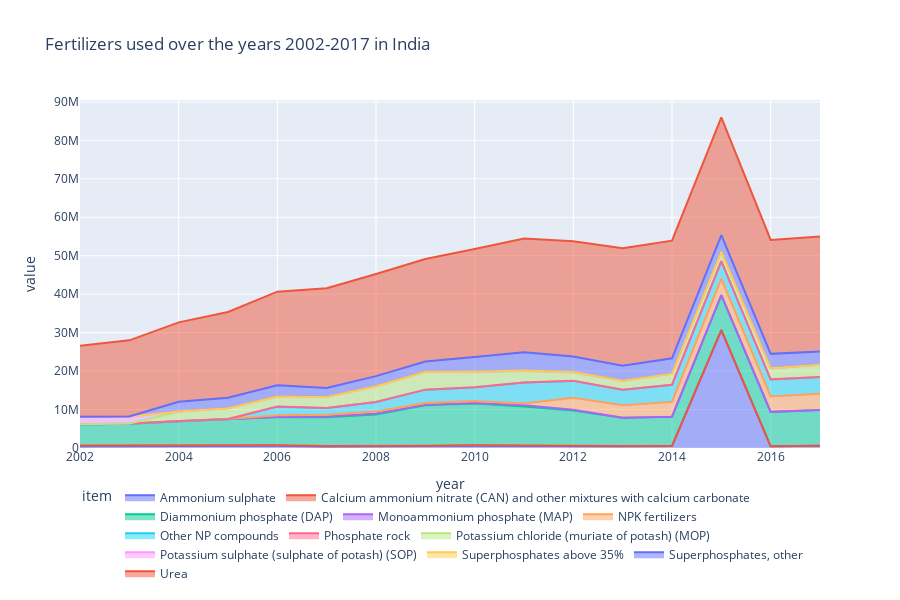

The notebook cell saved with this chart:
### Markdown cell above
### Fertilizers in India for Agriculural Use over the years

### Code cell
df_agr = India[India.element == 'Agricultural Use'] # creating a new dataframe which contains data of only Agricultural use in India


fig = px.area(df_agr, x = 'year', y = 'value', color = 'item',title = 'Fertilizers used over the years 2002-2017 in India', line_group = 'item')
fig.update_layout(legend_orientation = 'h',height = 600)

fig.show()

### Figure 1 — Plotly figure (JSON) as saved in the notebook; plotly's stock layout.template omitted (floating-point values rounded to 4 significant figures)
{"data": [{"hovertemplate": "item=Ammonium sulphate<br>year=%{x}<br>value=%{y}<extra></extra>", "legendgroup": "Ammonium sulphate", "line": {"color": "#636efa"}, "mode": "lines", "name": "Ammonium sulphate", "orientation": "v", "showlegend": true, "stackgroup": "1", "type": "scatter", "x": [2002, 2003, 2004, 2005, 2006, 2007, 2008, 2009, 2010, 2011, 2012, 2013, 2014, 2015, 2016, 2017], "xaxis": "x", "y": [472840, 538820, 528570, 574130, 557910, 384020, 384780, 489960, 615950, 509390, 529710, 480660, 508550, 30634800, 426100, 573600], "yaxis": "y"}, {"hovertemplate": "item=Calcium ammonium nitrate (CAN) and other mixtures with calcium carbonate<br>year=%{x}<br>value=%{y}<extra></extra>", "legendgroup": "Calcium ammonium nitrate (CAN) and other mixtures with calcium carbonate", "line": {"color": "#EF553B"}, "mode": "lines", "name": "Calcium ammonium nitrate (CAN) and other mixtures with calcium carbonate", "orientation": "v", "showlegend": true, "stackgroup": "1", "type": "scatter", "x": [2002, 2003, 2004, 2005, 2006, 2007, 2008, 2009, 2010, 2011, 2012, 2013, 2014, 2015, 2016, 2017], "xaxis": "x", "y": [160600, 143000, 184370, 171830, 145200, 137570, 124000, 114000, 103980, 109200, 89990, 51900, 7680, 12330, 7100, 100], "yaxis": "y"}, {"hovertemplate": "item=Diammonium phosphate (DAP)<br>year=%{x}<br>value=%{y}<extra></extra>", "legendgroup": "Diammonium phosphate (DAP)", "line": {"color": "#00cc96"}, "mode": "lines", "name": "Diammonium phosphate (DAP)", "orientation": "v", "showlegend": true, "stackgroup": "1", "type": "scatter", "x": [2002, 2003, 2004, 2005, 2006, 2007, 2008, 2009, 2010, 2011, 2012, 2013, 2014, 2015, 2016, 2017], "xaxis": "x", "y": [5473050, 5624890, 6255780, 6763920, 7381000, 7496610, 8231210, 10491830, 10869900, 10191190, 9154080, 7357420, 7625560, 9107220, 8963500, 9294100], "yaxis": "y"}, {"hovertemplate": "item=Monoammonium phosphate (MAP)<br>year=%{x}<br>value=%{y}<extra></extra>", "legendgroup": "Monoammonium phosphate (MAP)", "line": {"color": "#ab63fa"}, "mode": "lines", "name": "Monoammonium phosphate (MAP)", "orientation": "v", "showlegend": true, "stackgroup": "1", "type": "scatter", "x": [2007, 2008, 2009, 2010, 2011, 2012, 2013, 2014, 2015, 2016, 2017], "xaxis": "x", "y": [150430, 223870, 131270, 96020, 281430, 150550, 1410, 940, 60, 0, 0], "yaxis": "y"}, {"hovertemplate": "item=NPK fertilizers<br>year=%{x}<br>value=%{y}<extra></extra>", "legendgroup": "NPK fertilizers", "line": {"color": "#FFA15A"}, "mode": "lines", "name": "NPK fertilizers", "orientation": "v", "showlegend": true, "stackgroup": "1", "type": "scatter", "x": [2006, 2007, 2008, 2009, 2010, 2011, 2012, 2013, 2014, 2015, 2016, 2017], "xaxis": "x", "y": [461510, 490200, 502810, 484570, 532300, 500270, 3113120, 3203120, 3847510, 4261240, 4010500, 4229800], "yaxis": "y"}, {"hovertemplate": "item=Other NP compounds<br>year=%{x}<br>value=%{y}<extra></extra>", "legendgroup": "Other NP compounds", "line": {"color": "#19d3f3"}, "mode": "lines", "name": "Other NP compounds", "orientation": "v", "showlegend": true, "stackgroup": "1", "type": "scatter", "x": [2006, 2007, 2008, 2009, 2010, 2011, 2012, 2013, 2014, 2015, 2016, 2017], "xaxis": "x", "y": [2210110, 1723370, 2492750, 3466520, 3576430, 5416950, 4414060, 4060400, 4430000, 4559810, 4403900, 4366600], "yaxis": "y"}, {"hovertemplate": "item=Phosphate rock<br>year=%{x}<br>value=%{y}<extra></extra>", "legendgroup": "Phosphate rock", "line": {"color": "#FF6692"}, "mode": "lines", "name": "Phosphate rock", "orientation": "v", "showlegend": true, "stackgroup": "1", "type": "scatter", "x": [2002, 2003, 2004, 2005, 2006, 2012, 2013, 2014, 2015, 2016, 2017], "xaxis": "x", "y": [77790, 74820, 62650, 60370, 42980, 12380, 16390, 31750, 16720, 36200, 31000], "yaxis": "y"}, {"hovertemplate": "item=Potassium chloride (muriate of potash) (MOP)<br>year=%{x}<br>value=%{y}<extra></extra>", "legendgroup": "Potassium chloride (muriate of potash) (MOP)", "line": {"color": "#B6E880"}, "mode": "lines", "name": "Potassium chloride (muriate of potash) (MOP)", "orientation": "v", "showlegend": true, "stackgroup": "1", "type": "scatter", "x": [2004, 2005, 2006, 2007, 2008, 2009, 2010, 2011, 2012, 2013, 2014, 2015, 2016, 2017], "xaxis": "x", "y": [2406200, 2731260, 2585610, 2880690, 4077330, 4634060, 3931620, 3028930, 2211020, 2280410, 2853350, 2466930, 2863200, 3158200], "yaxis": "y"}, {"hovertemplate": "item=Potassium sulphate (sulphate of potash) (SOP)<br>year=%{x}<br>value=%{y}<extra></extra>", "legendgroup": "Potassium sulphate (sulphate of potash) (SOP)", "line": {"color": "#FF97FF"}, "mode": "lines", "name": "Potassium sulphate (sulphate of potash) (SOP)", "orientation": "v", "showlegend": true, "stackgroup": "1", "type": "scatter", "x": [2002, 2003, 2004, 2005, 2006, 2007, 2008, 2009, 2010, 2011, 2012, 2013, 2014, 2015, 2016, 2017], "xaxis": "x", "y": [1912020, 1841170, 25620, 27870, 27260, 30090, 30130, 29970, 19270, 30790, 34460, 30530, 18950, 16830, 5700, 5200], "yaxis": "y"}, {"hovertemplate": "item=Superphosphates above 35%<br>year=%{x}<br>value=%{y}<extra></extra>", "legendgroup": "Superphosphates above 35%", "line": {"color": "#FECB52"}, "mode": "lines", "name": "Superphosphates above 35%", "orientation": "v", "showlegend": true, "stackgroup": "1", "type": "scatter", "x": [2010, 2011, 2012, 2013, 2014, 2015, 2016, 2017], "xaxis": "x", "y": [86650, 78130, 39560, 3590, 1840, 5860, 4830, 3800], "yaxis": "y"}, {"hovertemplate": "item=Superphosphates, other<br>year=%{x}<br>value=%{y}<extra></extra>", "legendgroup": "Superphosphates, other", "line": {"color": "#636efa"}, "mode": "lines", "name": "Superphosphates, other", "orientation": "v", "showlegend": true, "stackgroup": "1", "type": "scatter", "x": [2004, 2005, 2006, 2007, 2008, 2009, 2010, 2011, 2012, 2013, 2014, 2015, 2016, 2017], "xaxis": "x", "y": [2549350, 2755950, 2910470, 2287760, 2616610, 2651100, 3825200, 4746010, 4030360, 3879320, 3989300, 4252740, 3756800, 3439400], "yaxis": "y"}, {"hovertemplate": "item=Urea<br>year=%{x}<br>value=%{y}<extra></extra>", "legendgroup": "Urea", "line": {"color": "#EF553B"}, "mode": "lines", "name": "Urea", "orientation": "v", "showlegend": true, "stackgroup": "1", "type": "scatter", "x": [2002, 2003, 2004, 2005, 2006, 2007, 2008, 2009, 2010, 2011, 2012, 2013, 2014, 2015, 2016, 2017], "xaxis": "x", "y": [18493090, 19767480, 20665190, 22297510, 24337660, 25963150, 26549210, 26673440, 28112530, 29565320, 30002200, 30600480, 30610000, 30634870, 29613580, 29894400], "yaxis": "y"}], "layout": {"height": 600, "legend": {"orientation": "h", "title": {"text": "item"}, "tracegroupgap": 0}, "title": {"text": "Fertilizers used over the years 2002-2017 in India"}, "xaxis": {"anchor": "y", "domain": [0, 1], "title": {"text": "year"}}, "yaxis": {"anchor": "x", "domain": [0, 1], "title": {"text": "value"}}}}
